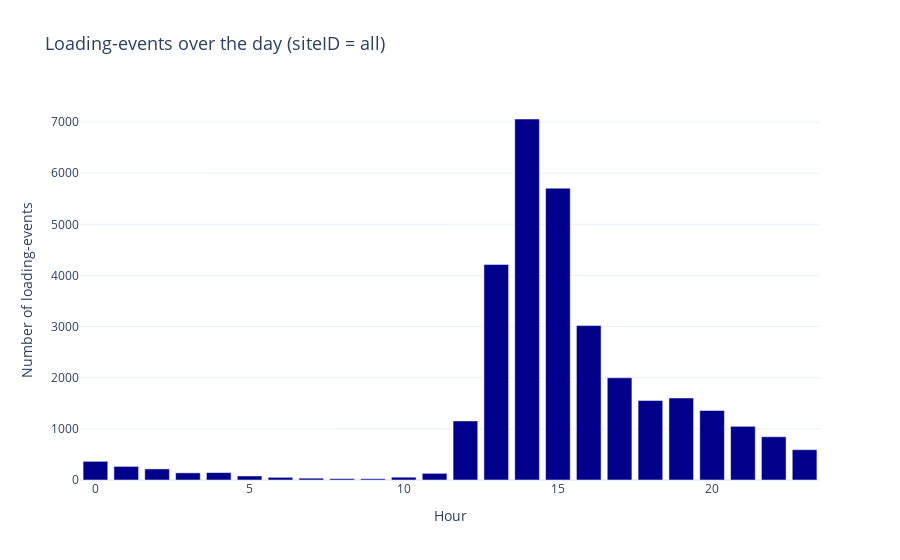
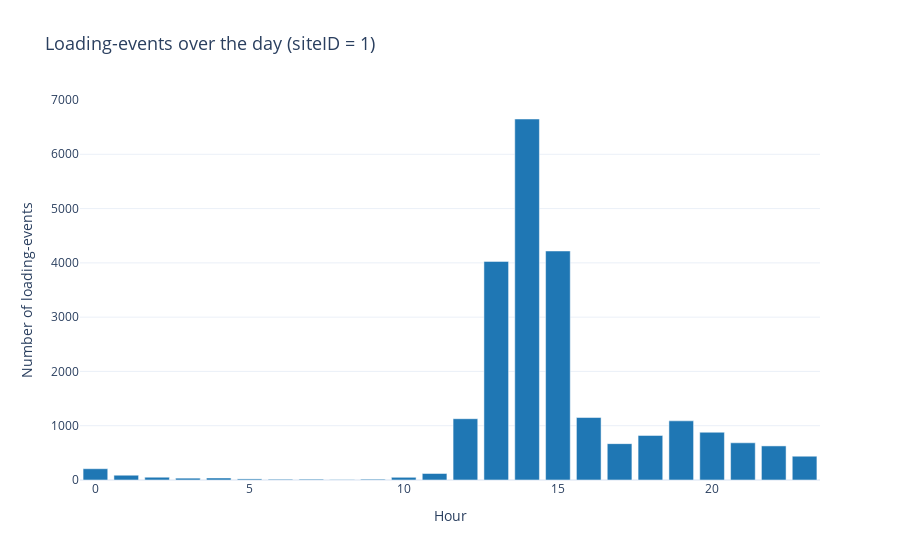
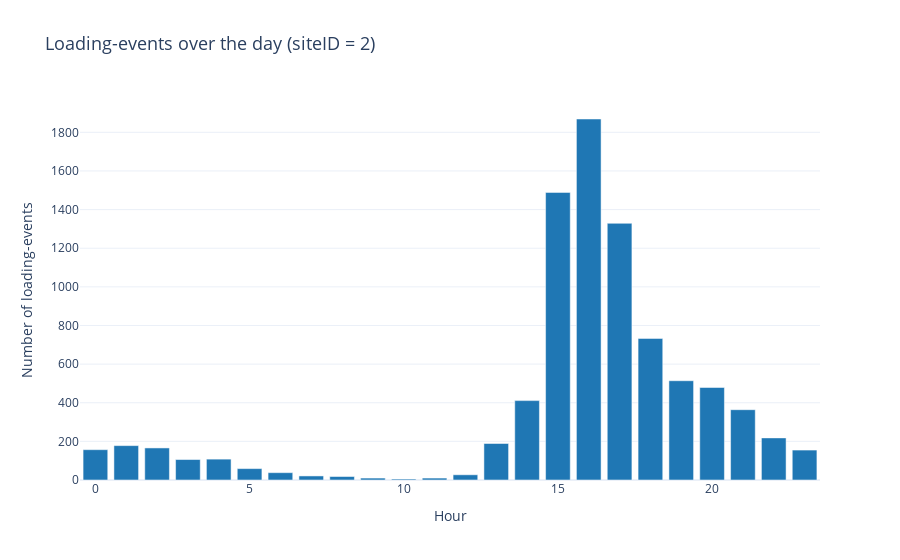

Notebook cell for these charts, in order:
### Markdown cell above
# Hourly number of charging events
Visualized the total and site dependent number of charging events, as a starting point to begin analyzing the development of chargining events. Multiple visualisations were created in order to determine the most suited visualization option.

### Code cell
print(charging_set.columns)
# Anzahl der Lade-Events pro Tag berechnen
charging_set['connectionTime_time'] = pd.to_datetime(charging_set['connectionTime_time'])
charging_set['hour'] = charging_set['connectionTime_time'].dt.hour


events_at_day = charging_set.groupby('hour').size().reset_index(name='count')

# Count all loading-events over the available timeframe, ploted on hours of the day
fig = px.bar(
    events_at_day,
    x='hour',
    y='count',
    title='Loading-events over the day (siteID = all)',
    labels={'hour': 'Hour', 'count': 'Number of loading-events'}
)

# Layout adjustment
fig.update_traces(marker_color='#00008B')  # Color
fig.update_layout(
    title_font_size=18,
    legend_title_text="Legend",
    template="plotly_white"
)

# Show grafic
fig.show()


for site_id in [1, 2]:
    site_data = charging_set[charging_set['siteID'] == site_id]
    site_events_at_day = site_data.groupby('hour').size().reset_index(name='count')

    # Interactive visualization
    fig = px.bar(
        site_events_at_day,
        x='hour',
        y='count',
        title=f'Loading-events over the day (siteID = {site_id})',
        labels={'hour': 'Hour', 'count': 'Number of loading-events'},
    )

    fig.update_traces(marker_color='#1f77b4')

# Layout adjustment
    fig.update_layout(
        title_font_size=18,
        legend_title_text="Legend",
        template="plotly_white"
    )

    # Show grafic
    fig.show()

### Figure 1 — Plotly figure (JSON) as saved in the notebook; plotly's stock layout.template omitted (floating-point values rounded to 4 significant figures)
{"data": [{"alignmentgroup": "True", "hovertemplate": "Hour=%{x}<br>Number of loading-events=%{y}<extra></extra>", "legendgroup": "", "marker": {"color": "#00008B", "pattern": {"shape": ""}}, "name": "", "offsetgroup": "", "orientation": "v", "showlegend": false, "textposition": "auto", "type": "bar", "x": [0, 1, 2, 3, 4, 5, 6, 7, 8, 9, 10, 11, 12, 13, 14, 15, 16, 17, 18, 19, 20, 21, 22, 23], "xaxis": "x", "y": [365, 266, 217, 140, 145, 79, 52, 36, 27, 25, 55, 130, 1156, 4216, 7061, 5708, 3020, 1999, 1554, 1604, 1359, 1049, 846, 593], "yaxis": "y"}], "layout": {"barmode": "relative", "legend": {"title": {"text": "Legend"}, "tracegroupgap": 0}, "title": {"font": {"size": 18}, "text": "Loading-events over the day (siteID = all)"}, "xaxis": {"anchor": "y", "domain": [0, 1], "title": {"text": "Hour"}}, "yaxis": {"anchor": "x", "domain": [0, 1], "title": {"text": "Number of loading-events"}}}}

### Figure 2 — Plotly figure (JSON) as saved in the notebook; plotly's stock layout.template omitted (floating-point values rounded to 4 significant figures)
{"data": [{"alignmentgroup": "True", "hovertemplate": "Hour=%{x}<br>Number of loading-events=%{y}<extra></extra>", "legendgroup": "", "marker": {"color": "#1f77b4", "pattern": {"shape": ""}}, "name": "", "offsetgroup": "", "orientation": "v", "showlegend": false, "textposition": "auto", "type": "bar", "x": [0, 1, 2, 3, 4, 5, 6, 7, 8, 9, 10, 11, 12, 13, 14, 15, 16, 17, 18, 19, 20, 21, 22, 23], "xaxis": "x", "y": [208, 88, 51, 34, 37, 20, 14, 15, 9, 15, 50, 120, 1129, 4027, 6650, 4219, 1151, 670, 821, 1090, 880, 685, 628, 438], "yaxis": "y"}], "layout": {"barmode": "relative", "legend": {"title": {"text": "Legend"}, "tracegroupgap": 0}, "title": {"font": {"size": 18}, "text": "Loading-events over the day (siteID = 1)"}, "xaxis": {"anchor": "y", "domain": [0, 1], "title": {"text": "Hour"}}, "yaxis": {"anchor": "x", "domain": [0, 1], "title": {"text": "Number of loading-events"}}}}

### Figure 3 — Plotly figure (JSON) as saved in the notebook; plotly's stock layout.template omitted (floating-point values rounded to 4 significant figures)
{"data": [{"alignmentgroup": "True", "hovertemplate": "Hour=%{x}<br>Number of loading-events=%{y}<extra></extra>", "legendgroup": "", "marker": {"color": "#1f77b4", "pattern": {"shape": ""}}, "name": "", "offsetgroup": "", "orientation": "v", "showlegend": false, "textposition": "auto", "type": "bar", "x": [0, 1, 2, 3, 4, 5, 6, 7, 8, 9, 10, 11, 12, 13, 14, 15, 16, 17, 18, 19, 20, 21, 22, 23], "xaxis": "x", "y": [157, 178, 166, 106, 108, 59, 38, 21, 18, 10, 5, 10, 27, 189, 411, 1489, 1869, 1329, 733, 514, 479, 364, 218, 155], "yaxis": "y"}], "layout": {"barmode": "relative", "legend": {"title": {"text": "Legend"}, "tracegroupgap": 0}, "title": {"font": {"size": 18}, "text": "Loading-events over the day (siteID = 2)"}, "xaxis": {"anchor": "y", "domain": [0, 1], "title": {"text": "Hour"}}, "yaxis": {"anchor": "x", "domain": [0, 1], "title": {"text": "Number of loading-events"}}}}
